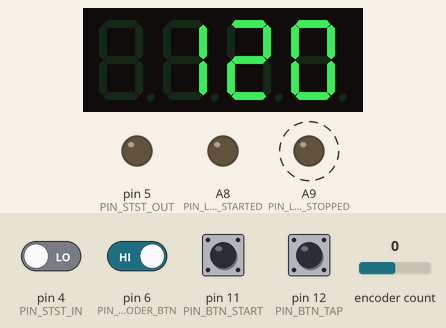
Recording of a sketch running on a simulated Teensy 4. On the bench: 4-digit seven-segment display, output pins drawn as LEDs (lit = HIGH). Dashed ring = blinking. Inputs (shaded band) come from the test bench; at power-on: pin 6 (PIN_ENCODER_BTN), pin 11 (PIN_BTN_START), pin 12 (PIN_BTN_TAP) HIGH, pin 4 (PIN_STST_IN) LOW, encoder count 0. MIDI output is not drawn; pins used as bus, display or sensor lines are not drawn.

Above: at 0.89 s.
1.3 s: pin 6 (PIN_ENCODER_BTN) driven LOW
At 1.43 s:
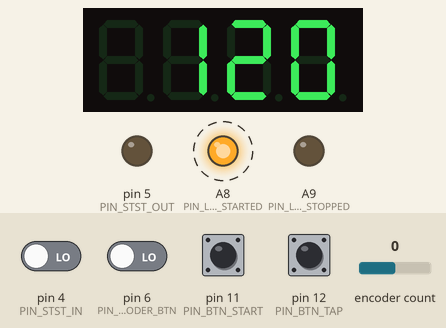
4.3 s: pin 4 (PIN_STST_IN) driven HIGH
At 4.43 s:
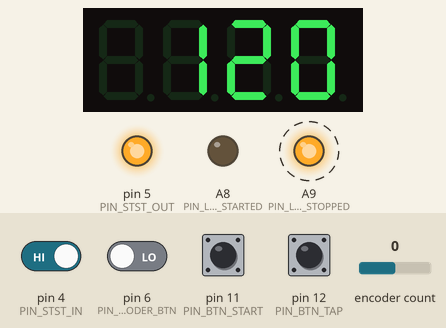
6.5 s: encoder count set to 1
At 6.68 s:
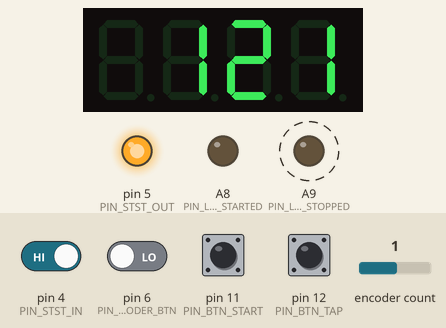
8.0 s: encoder count set to 2
At 8.43 s:
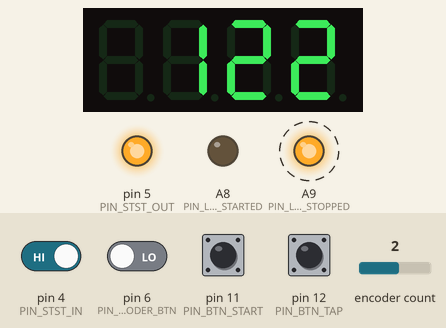
9.5 s: pin 11 (PIN_BTN_START) pulled LOW for 0.15 s
At 9.63 s:
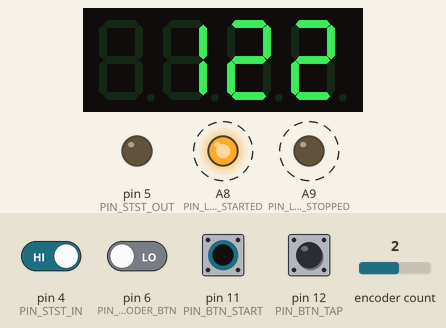
10.2 s: pin 11 (PIN_BTN_START) pulled LOW for 1 s
At 10.35 s:
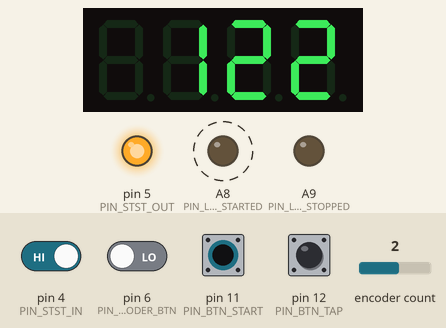
Timing chart, 0 to 12.8 s (numbered marks = the images above; inputs shaded):
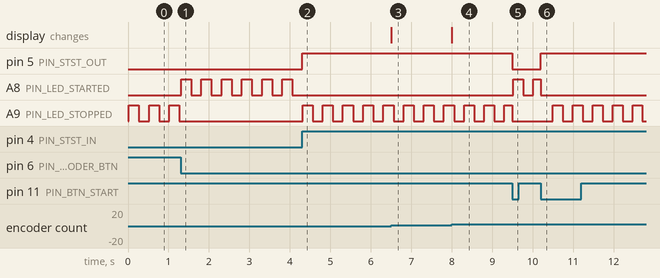

Measured:
- after the input at 1.3 s, A8 (PIN_LED_STARTED): alternates HIGH for 0.25 s and LOW for 0.25 s, starting at once; A9 (PIN_LED_STOPPED): stops changing and stays LOW
- after the input at 4.3 s, pin 5 (PIN_STST_OUT): LOW → HIGH at once; A8 (PIN_LED_STARTED): stops changing and stays LOW; A9 (PIN_LED_STOPPED): alternates HIGH for 0.25 s and LOW for 0.25 s, starting at once
- after the input at 6.5 s, the display: changes at once (image 3)
- after the input at 8.0 s, the display: changes at once (image 4)
- after the input at 9.5 s, pin 5 (PIN_STST_OUT): HIGH → LOW at once; A8 (PIN_LED_STARTED): LOW → HIGH at once, → LOW 0.25 s later, → HIGH 0.25 s later
- after the input at 10.2 s, pin 5 (PIN_STST_OUT): LOW → HIGH at once; A9 (PIN_LED_STOPPED): alternates HIGH for 0.25 s and LOW for 0.25 s, starting after 0.30 s
- by itself, A9 (PIN_LED_STOPPED): alternates HIGH for 0.25 s and LOW for 0.25 s

The sketch:

MidiCentral.ino
```cpp
#include <MIDI.h>
#include <Encoder.h>
#include <TimerOne.h>
#include <Adafruit_LEDBackpack.h>

// TODO:
// option for active-sensing (send at <300ms)
// select clock source

// pin definitions
#define PIN_BTN_START       11
#define PIN_BTN_TAP         12
#define PIN_ENCODER_A       21
#define PIN_ENCODER_B       20
#define PIN_ENCODER_BTN     6
#define PIN_CLK_IN          2   // not used yet
#define PIN_CLK_OUT         3
#define PIN_STST_IN         4
#define PIN_STST_OUT        5
#define PIN_LED_STARTED     22
#define PIN_LED_STOPPED     23

// I2C address of 7-segment display
#define DISP_I2C_ADDR       0x70

// MIDI definitions
#define CLOCKS_PER_BEAT     24
#define CLOCK_FROM_BPM(b)   (60000000UL/(CLOCKS_PER_BEAT*b))
#define BPM_FROM_US(b)      (60000000UL/(b))

// others
#define MINIMUM_US          BPM_FROM_US(MAXIMUM_BPM)
#define MAXIMUM_US          BPM_FROM_US(MINIMUM_BPM)

// minimal/maximal BPM
#define MINIMUM_BPM         30
#define MAXIMUM_BPM         300

// debounce time for start/stop button
#define BTN_START_DEBOUNCE  200

// global variables
static Adafruit_7segment disp;
static Encoder encoder(PIN_ENCODER_A, PIN_ENCODER_B);
static MIDI_CREATE_INSTANCE(HardwareSerial, Serial1, midiA);
static MIDI_CREATE_INSTANCE(HardwareSerial, Serial2, midiB);
static volatile uint16_t bpm = 120;
static volatile bool started = false;
static volatile uint8_t clockCount = 0;
static volatile uint32_t btnStartPressedTime = 0;

static void sendMidi(midi::MidiType type, midi::DataByte data1 = 0, midi::DataByte data2 = 0, midi::Channel channel = 0) {
  if (type <= midi::MidiType::PitchBend) {
    midiA.send(type, data1, data2, channel);
    midiB.send(type, data1, data2, channel);
    usbMIDI.send(type, data1, data2, channel, 0);
  }
  else {
    midiA.sendRealTime(type);
    midiB.sendRealTime(type);
    usbMIDI.sendRealTime(type);
  }
}

void interruptSendMidiClock() {
  if (started) {
    if (clockCount == 0) {
      digitalWrite(PIN_CLK_OUT, LOW);
      digitalWrite(PIN_LED_STARTED, HIGH);
    } else if (clockCount == CLOCKS_PER_BEAT/2) {
      digitalWrite(PIN_CLK_OUT, HIGH);
      digitalWrite(PIN_LED_STARTED, LOW);
    }
    sendMidi(midi::MidiType::Clock);
  } else {
    if (clockCount == 0) {
      digitalWrite(PIN_LED_STOPPED, HIGH);
    } else if (clockCount == CLOCKS_PER_BEAT/2) {
      digitalWrite(PIN_LED_STOPPED, LOW);
    }
  }
  clockCount = (clockCount + 1) % CLOCKS_PER_BEAT;
}

static void start(midi::MidiType type) {
  if (!started) {
    noInterrupts();
    started = true;
    clockCount = 0;
    digitalWrite(PIN_LED_STOPPED, LOW);
    digitalWrite(PIN_STST_OUT, LOW);
    digitalWrite(PIN_CLK_OUT, HIGH);
    sendMidi(type);
    interrupts();
  }
}

static void stop() {
  if (started) {
    noInterrupts();
    started = false;
    digitalWrite(PIN_LED_STARTED, LOW);
    digitalWrite(PIN_STST_OUT, HIGH);
    digitalWrite(PIN_CLK_OUT, HIGH);
    sendMidi(midi::MidiType::Stop);
    interrupts();
  }
}

static void interruptStartButton() {
  if (!digitalRead(PIN_BTN_START)) {
    static uint32_t lastTime = 0;
    uint32_t now = millis();
    if (now - lastTime < BTN_START_DEBOUNCE)
      return;
    if (started)
      stop();
    else
      start(midi::MidiType::Start);
    lastTime = now;
    btnStartPressedTime = now;
  } else{
    btnStartPressedTime = 0;
  }
}

static void checkSystemReset() {
  uint32_t now = millis();
  if (btnStartPressedTime > 0 && now - btnStartPressedTime > 2000) {
    btnStartPressedTime = 0;
    disp.printError();
    disp.writeDisplay();
    stop();
    sendMidi(midi::MidiType::SystemReset);
    delay(500);
    disp.print(bpm, DEC);
    disp.writeDisplay();
  }
}

static void interruptStartExtern() {
  if (digitalRead(PIN_STST_IN))
    stop();
  else
    start(midi::MidiType::Start);
}

static void interruptTapButton() {
  static uint32_t tapInterval[2];
  static uint32_t lastTime = 0;
  noInterrupts();
  uint32_t now = micros();
  uint32_t dt = now - lastTime;
  if (dt < MINIMUM_US || dt > MAXIMUM_US) {
    tapInterval[0] = 0;
    tapInterval[1] = 0;
    lastTime = now;
  } else {
    tapInterval[1] = tapInterval[0];
    tapInterval[0] = dt;
    lastTime = now;
    if (tapInterval[0] != 0 && tapInterval[1] != 0) {
      uint32_t interval = (tapInterval[0] + tapInterval[1]) / 2;
      bpm = BPM_FROM_US(interval);
    }
  }
  interrupts();
}

static void interruptEncoderButton() {
  static uint32_t lastTime = 0;
  uint32_t now = millis();
  if (now - lastTime < BTN_START_DEBOUNCE)
    return;
  if (started)
    stop();
  else
    start(midi::MidiType::Continue);
  lastTime = now;
}

static inline void readEncoder() {
  static int32_t lastEncoderValue = 0;
  int32_t encoderValue = encoder.read();
  if (encoderValue - lastEncoderValue <= -4) {
    bpm--;
    lastEncoderValue = encoderValue;
  } else if (encoderValue - lastEncoderValue >= 4) {
    bpm++;
    lastEncoderValue = encoderValue;
  }
}

static inline void updateBpm() {
  static int lastBpm = 0;
  bpm = constrain(bpm, MINIMUM_BPM, MAXIMUM_BPM);
  if (bpm != lastBpm) {
    Timer1.setPeriod(CLOCK_FROM_BPM(bpm));
    disp.print(bpm, DEC);
    disp.writeDisplay();
    lastBpm = bpm;
  }
}

static inline bool filterMidiInput(midi::MidiType type) {
  switch (type) {
    case midi::MidiType::Start:
    case midi::MidiType::Continue:
      start(type);
      return false;
    case midi::MidiType::Stop:
      stop();
      return false;
    case midi::MidiType::Clock:
      return false;
    default:
      return true;
  }
}

static inline void forwardMidi() {
  if (midiA.read()) {
    midi::MidiType type = midiA.getType();
    if (filterMidiInput(type))
      sendMidi(type, midiA.getData1(), midiA.getData2(), midiA.getChannel());
  }
  if (midiB.read()) {
    midi::MidiType type = midiB.getType();
    if (filterMidiInput(type))
      sendMidi(type, midiB.getData1(), midiB.getData2(), midiB.getChannel());
  }
  if (usbMIDI.read()) {
    midi::MidiType type = (midi::MidiType)usbMIDI.getType();
    if (filterMidiInput(type))
      sendMidi(type, usbMIDI.getData1(), usbMIDI.getData2(), usbMIDI.getChannel());
  }
}

void setup() {
  // configure pins
  pinMode(PIN_BTN_START, INPUT_PULLUP);
  pinMode(PIN_BTN_TAP, INPUT_PULLUP);
  pinMode(PIN_ENCODER_BTN, INPUT_PULLUP);
  pinMode(PIN_CLK_IN, INPUT);
  pinMode(PIN_CLK_OUT, OUTPUT);
  pinMode(PIN_STST_IN, INPUT);
  pinMode(PIN_STST_OUT, OUTPUT);
  pinMode(PIN_LED_STARTED, OUTPUT);
  pinMode(PIN_LED_STOPPED, OUTPUT);

  // attach interrupts
  attachInterrupt(digitalPinToInterrupt(PIN_BTN_START), interruptStartButton, CHANGE);
  attachInterrupt(digitalPinToInterrupt(PIN_BTN_TAP), interruptTapButton, FALLING);
  attachInterrupt(digitalPinToInterrupt(PIN_ENCODER_BTN), interruptEncoderButton, FALLING);
  attachInterrupt(digitalPinToInterrupt(PIN_STST_IN), interruptStartExtern, CHANGE);

  // initialize display
  disp.begin(DISP_I2C_ADDR);

  // initialize MIDI A
  midiA.begin(MIDI_CHANNEL_OMNI);
  midiA.turnThruOff();

  // initialize MIDI B
  midiB.begin(MIDI_CHANNEL_OMNI);
  midiB.turnThruOff();

  // initialize timer to send the MIDI clock
  Timer1.initialize(CLOCK_FROM_BPM(bpm));
  Timer1.attachInterrupt(interruptSendMidiClock);
}

void loop() {
  // check for system reset
  checkSystemReset();

  // read encoder
  readEncoder();

  // update bpm
  updateBpm();

  // forward MIDI messages
  forwardMidi();
}
```
